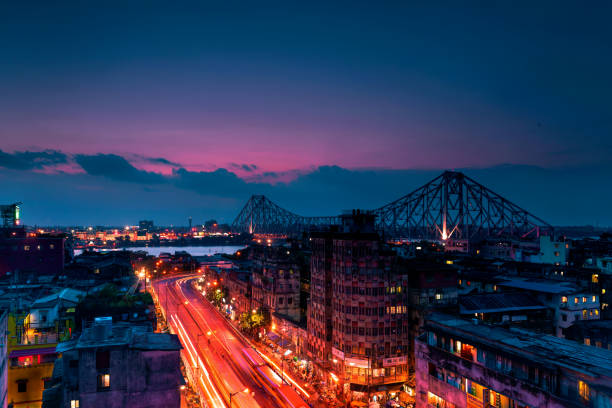
#> input picture Demo.jpg, 612 x 408 px
$ python Clockwise_Rotate.py
#> lines starting #> are read from the running program, lines starting #| are printed output that depends on the picture
import cv2
import numpy as np

img=cv2.imread('Demo.jpg',0)
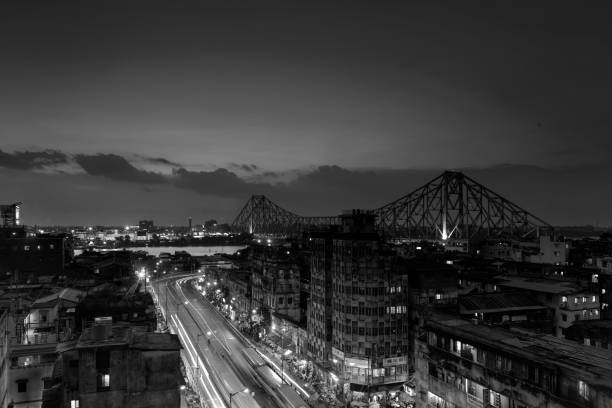
#> img: shape (408, 612); min 0, max 255, mean 56.1

imgRotate=cv2.rotate(img, cv2.ROTATE_90_CLOCKWISE)
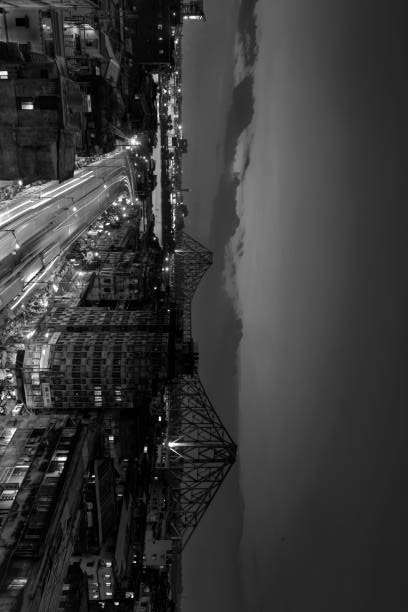
#> imgRotate: shape (612, 408); min 0, max 255, mean 56.1

cv2.imshow('Rotate',imgRotate)

cv2.waitKey(0)
